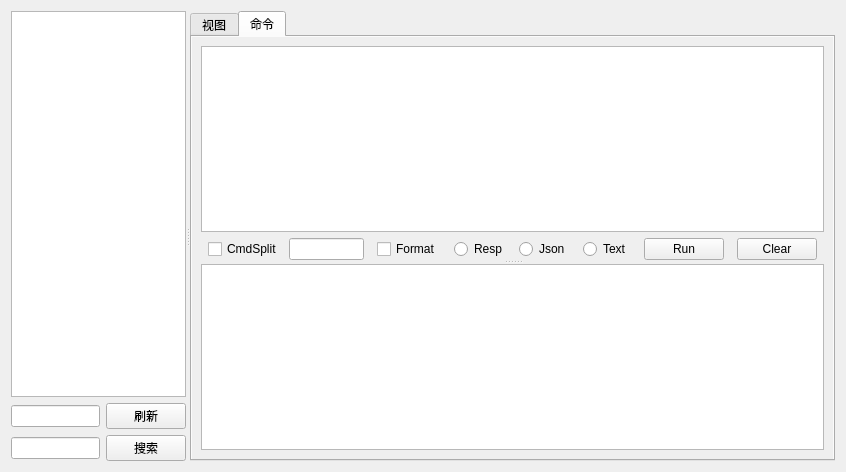
<?xml version="1.0" encoding="UTF-8"?>
<ui version="4.0">
 <class>MainWidget</class>
 <widget class="QWidget" name="MainWidget">
  <property name="geometry">
   <rect>
    <x>0</x>
    <y>0</y>
    <width>846</width>
    <height>472</height>
   </rect>
  </property>
  <property name="windowTitle">
   <string>Form</string>
  </property>
  <layout class="QGridLayout" name="gridLayout">
   <item row="0" column="0">
    <widget class="QSplitter" name="_mainSplitter">
     <property name="orientation">
      <enum>Qt::Horizontal</enum>
     </property>
     <widget class="QWidget" name="layoutWidget1">
      <layout class="QGridLayout" name="_gridLayout">
       <item row="0" column="0" colspan="2">
        <widget class="QTreeView" name="_treeView">
         <property name="autoScrollMargin">
          <number>12</number>
         </property>
        </widget>
       </item>
       <item row="1" column="0">
        <widget class="QLineEdit" name="_refreshEdit"/>
       </item>
       <item row="1" column="1">
        <widget class="QPushButton" name="_refreshButton">
         <property name="text">
          <string>刷新</string>
         </property>
        </widget>
       </item>
       <item row="2" column="0">
        <widget class="FilterLineEdit" name="_searchEdit"/>
       </item>
       <item row="2" column="1">
        <widget class="QPushButton" name="_searchButton">
         <property name="text">
          <string>搜索</string>
         </property>
        </widget>
       </item>
      </layout>
     </widget>
     <widget class="QTabWidget" name="_tabWidget">
      <property name="layoutDirection">
       <enum>Qt::LeftToRight</enum>
      </property>
      <property name="autoFillBackground">
       <bool>true</bool>
      </property>
      <property name="currentIndex">
       <number>1</number>
      </property>
      <widget class="QWidget" name="_viewTab">
       <attribute name="title">
        <string>视图</string>
       </attribute>
       <layout class="QGridLayout" name="gridLayout_2">
        <item row="0" column="0">
         <layout class="QGridLayout" name="_viewLayout"/>
        </item>
       </layout>
      </widget>
      <widget class="QWidget" name="_commandTab">
       <property name="autoFillBackground">
        <bool>true</bool>
       </property>
       <attribute name="title">
        <string>命令</string>
       </attribute>
       <layout class="QGridLayout" name="gridLayout_3">
        <item row="0" column="0">
         <widget class="QSplitter" name="_commandSplitter">
          <property name="autoFillBackground">
           <bool>true</bool>
          </property>
          <property name="orientation">
           <enum>Qt::Vertical</enum>
          </property>
          <widget class="QWidget" name="layoutWidget">
           <layout class="QVBoxLayout" name="_verticalLayout">
            <item>
             <widget class="QPlainTextEdit" name="_plainTextEdit">
              <property name="autoFillBackground">
               <bool>true</bool>
              </property>
             </widget>
            </item>
            <item>
             <layout class="QHBoxLayout" name="_horizontalLayout">
              <item>
               <spacer name="_horizontalSpacer1">
                <property name="orientation">
                 <enum>Qt::Horizontal</enum>
                </property>
                <property name="sizeHint" stdset="0">
                 <size>
                  <width>40</width>
                  <height>20</height>
                 </size>
                </property>
               </spacer>
              </item>
              <item>
               <widget class="QCheckBox" name="_checkBoxSplit">
                <property name="text">
                 <string>CmdSplit</string>
                </property>
               </widget>
              </item>
              <item>
               <widget class="QLineEdit" name="_lineEditsplit"/>
              </item>
              <item>
               <spacer name="_horizontalSpacer2">
                <property name="orientation">
                 <enum>Qt::Horizontal</enum>
                </property>
                <property name="sizeHint" stdset="0">
                 <size>
                  <width>40</width>
                  <height>20</height>
                 </size>
                </property>
               </spacer>
              </item>
              <item>
               <widget class="QCheckBox" name="_checkBoxFomat">
                <property name="text">
                 <string>Format</string>
                </property>
               </widget>
              </item>
              <item>
               <spacer name="_horizontalSpacer3">
                <property name="orientation">
                 <enum>Qt::Horizontal</enum>
                </property>
                <property name="sizeHint" stdset="0">
                 <size>
                  <width>40</width>
                  <height>20</height>
                 </size>
                </property>
               </spacer>
              </item>
              <item>
               <widget class="QRadioButton" name="_radioButtonResp">
                <property name="text">
                 <string>Resp</string>
                </property>
               </widget>
              </item>
              <item>
               <spacer name="_horizontalSpacer4">
                <property name="orientation">
                 <enum>Qt::Horizontal</enum>
                </property>
                <property name="sizeHint" stdset="0">
                 <size>
                  <width>40</width>
                  <height>20</height>
                 </size>
                </property>
               </spacer>
              </item>
              <item>
               <widget class="QRadioButton" name="_radioButtonJson">
                <property name="text">
                 <string>Json</string>
                </property>
               </widget>
              </item>
              <item>
               <spacer name="_horizontalSpacer5">
                <property name="orientation">
                 <enum>Qt::Horizontal</enum>
                </property>
                <property name="sizeHint" stdset="0">
                 <size>
                  <width>40</width>
                  <height>20</height>
                 </size>
                </property>
               </spacer>
              </item>
              <item>
               <widget class="QRadioButton" name="_radioButtonText">
                <property name="text">
                 <string>Text</string>
                </property>
               </widget>
              </item>
              <item>
               <spacer name="_horizontalSpacer6">
                <property name="orientation">
                 <enum>Qt::Horizontal</enum>
                </property>
                <property name="sizeHint" stdset="0">
                 <size>
                  <width>40</width>
                  <height>20</height>
                 </size>
                </property>
               </spacer>
              </item>
              <item>
               <widget class="QPushButton" name="_pushButtonRun">
                <property name="toolTip">
                 <string>Press F8 to run...</string>
                </property>
                <property name="text">
                 <string>Run</string>
                </property>
                <property name="iconSize">
                 <size>
                  <width>20</width>
                  <height>20</height>
                 </size>
                </property>
               </widget>
              </item>
              <item>
               <spacer name="_horizontalSpacer7">
                <property name="orientation">
                 <enum>Qt::Horizontal</enum>
                </property>
                <property name="sizeHint" stdset="0">
                 <size>
                  <width>40</width>
                  <height>20</height>
                 </size>
                </property>
               </spacer>
              </item>
              <item>
               <widget class="QPushButton" name="_pushButtonClear">
                <property name="toolTip">
                 <string>Press F9 to clear result...</string>
                </property>
                <property name="text">
                 <string>Clear</string>
                </property>
               </widget>
              </item>
              <item>
               <spacer name="_horizontalSpacer8">
                <property name="orientation">
                 <enum>Qt::Horizontal</enum>
                </property>
                <property name="sizeHint" stdset="0">
                 <size>
                  <width>40</width>
                  <height>20</height>
                 </size>
                </property>
               </spacer>
              </item>
             </layout>
            </item>
           </layout>
          </widget>
          <widget class="QTextBrowser" name="_textBrowser">
           <property name="autoFillBackground">
            <bool>true</bool>
           </property>
          </widget>
         </widget>
        </item>
       </layout>
      </widget>
     </widget>
    </widget>
   </item>
  </layout>
 </widget>
 <customwidgets>
  <customwidget>
   <class>FilterLineEdit</class>
   <extends>QLineEdit</extends>
   <header>AppView/FilterLineEdit.h</header>
  </customwidget>
 </customwidgets>
 <resources/>
 <connections/>
</ui>
